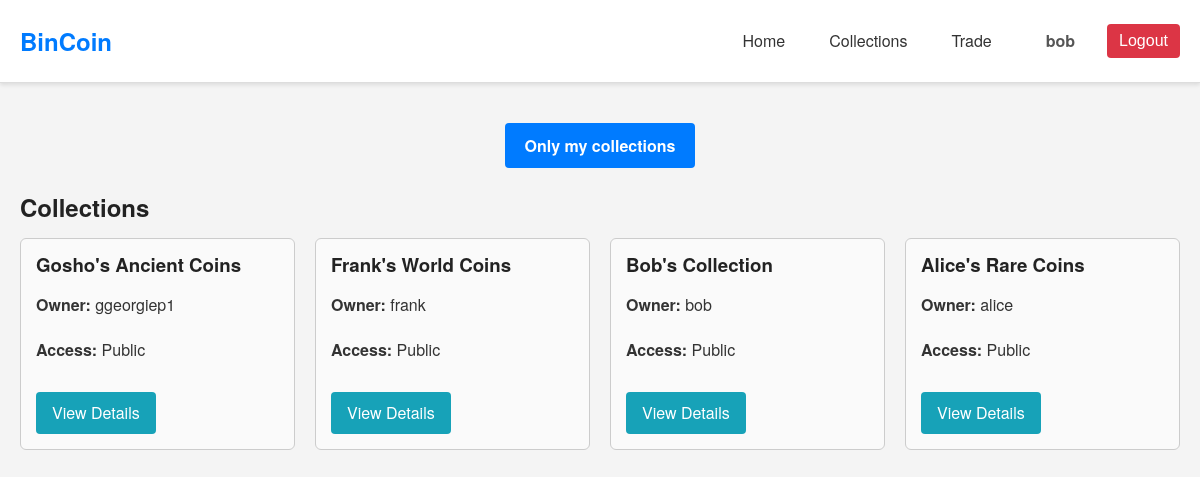
Screenshot of /php/collections.php (signed in) with the database file from the repository.
### tables this page shows
CREATE TABLE `coin_collection` (
    `id` INT AUTO_INCREMENT PRIMARY KEY,
    `name` VARCHAR(255) NOT NULL,
    `user_name` VARCHAR(255) NOT NULL,
    `access` VARCHAR(255) NOT NULL,
    FOREIGN KEY (`user_name`) REFERENCES `user`(`name`) ON DELETE CASCADE
);

### php/collections.php (called while the page is built, shortened)
<?php
$search = isset($_GET['search']) ? trim($_GET['search']) : '';
$show_my_collections = isset($_GET['show_my_collections']) ? boolval($_GET['show_my_collections']) : false;
$page = isset($_GET['page']) && is_numeric($_GET['page']) ? intval($_GET['page']) : 1;
$results_per_page = 10;
$offset = ($page - 1) * $results_per_page;
$conn = new mysqli(SERVERNAME, USERNAME, PASSWORD, DBNAME);
$where_clauses = [];
$params = [];
$types = '';
if ($show_my_collections) {
    $where_clauses[] = "`user_name` = ?";
    $params[] = $_SESSION['username'];
    $types .= 's';
} else {
    $where_clauses[] = "(`access` = 'public' OR
                         (`access` = 'protected' AND EXISTS (
                             SELECT 1 FROM `access_control` ac
                             WHERE ac.`collection_id` = `coin_collection`.`id`
                               AND ac.`user_name` = ?
                         )) OR
                         (`user_name` = ?))";
    $params[] = $_SESSION['username'];
    $params[] = $_SESSION['username'];
    $types .= 'ss';
}
$where_sql = "WHERE " . implode(" AND ", $where_clauses);
$sql = "SELECT `id`, `name`, `access`, `user_name`
        FROM `coin_collection`
        $where_sql
        ORDER BY `name` DESC
        LIMIT ? OFFSET ?";
$stmt = $conn->prepare($sql);
if ($stmt) {
    $types_with_pagination = $types . 'ii';
    $params_with_pagination = array_merge($params, [$results_per_page, $offset]);
    $stmt->bind_param($types_with_pagination, ...$params_with_pagination);
    $stmt->execute();
    $result = $stmt->get_result();
    $collections = $result->fetch_all(MYSQLI_ASSOC);
} else {
    error_log("Prepare failed (FETCH): " . $conn->error);
    die("An unexpected error occurred. Please try again later.");
}
include "../components/collections_page.php";
?>

### components/collections_page.php (the view, shortened to what this page needs)
<!DOCTYPE html>
<html lang="en">
<head>
    <link rel="stylesheet" href="../css/theme.css">
    <link rel="stylesheet" href="../css/collections.css">
</head>
<body>
    <?php include '../components/header.php'; ?>
    <div class="collections-container">
        <div class="toggle-container">
            <form method="GET" action="collections.php">
                <label for="show_my_collections">Only my collections</label>
            </form>
        </div>
        <?php if (!empty($search)): ?>
            <h2>Search Results for "<?= htmlspecialchars($search); ?>"</h2>
        <?php else: ?>
            <h2>Collections</h2>
        <?php endif; ?>
        <?php if (count($collections) > 0): ?>
            <div class="collections-list">
                <?php foreach ($collections as $collection): ?>
                    <div class="collection-card">
                        <h3><?= htmlspecialchars($collection['name']); ?></h3>
                        <p><strong>Owner:</strong> <?= htmlspecialchars($collection['user_name']); ?></p>
                        <p><strong>Access:</strong> <?= ucfirst(htmlspecialchars($collection['access'])); ?></p>
                        <a href="collection_details.php?collection_id=<?= urlencode($collection['id']); ?>"
                            class="view-button">View Details</a>
                    </div>
                <?php endforeach; ?>
            </div>
        <?php else: ?>
            <p>No collections found.</p>
        <?php endif; ?>
    </div>
</body>
</html>

### css/theme.css (style rules this page uses)
* { margin: 0; padding: 0; box-sizing: border-box; }
html { font-size: 16px; }
body { font-family: 'Helvetica Neue', Arial, sans-serif; line-height: 1.6; color: #333; background-color: #f4f4f4; }
h1, h2, h3, h4, h5, h6 { color: #222; margin-bottom: 1rem; line-height: 1.2; }
p { margin-bottom: 1.2rem; }
a { color: #007BFF; text-decoration: none; transition: color 0.3s ease; }
form { display: flex; flex-direction: column; }
form label { margin-bottom: 5px; font-weight: bold; }

### css/collections.css (style rules this page uses)
.collections-container { max-width: 1200px; margin: 20px auto; padding: 20px; }
.toggle-container { margin-bottom: 20px; text-align: center; }
.toggle-container form { display: inline-block; }
.toggle-container label { display: inline-block; padding: 10px 20px; background-color: #007BFF; color: #fff; border-radius: 4px; cursor: pointer; transition: background-color 0.3s; }
.collections-list { display: grid; grid-template-columns: repeat(auto-fill, minmax(250px, 1fr)); gap: 20px; }
.collection-card { border: 1px solid #ccc; border-radius: 6px; padding: 15px; background-color: #fafafa; transition: box-shadow 0.3s; }
.view-button { display: inline-block; margin-top: 10px; padding: 8px 16px; background-color: #17a2b8; color: #fff; text-decoration: none; border-radius: 4px; transition: background-color 0.3s; }

### rows the page displays
coin_collection: name "Gosho's Ancient Coins", user_name "ggeorgiep1", access "Public"
coin_collection: name "Frank's World Coins", user_name "frank", access "Public"
coin_collection: name "Bob's Collection", user_name "bob", access "Public"
coin_collection: name "Alice's Rare Coins", user_name "alice", access "Public"

### other values shown
$_SESSION['username'] "bob"
